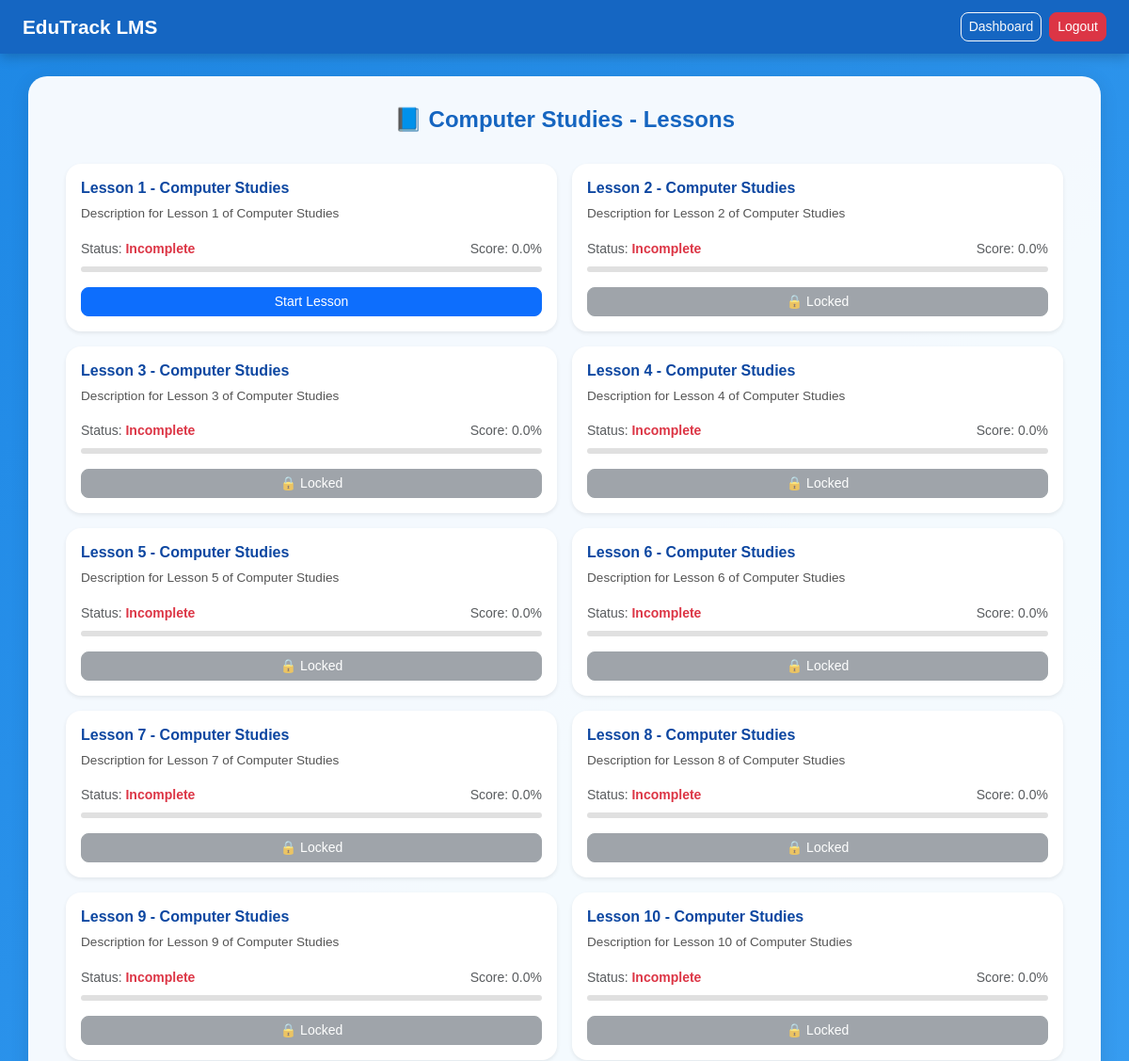
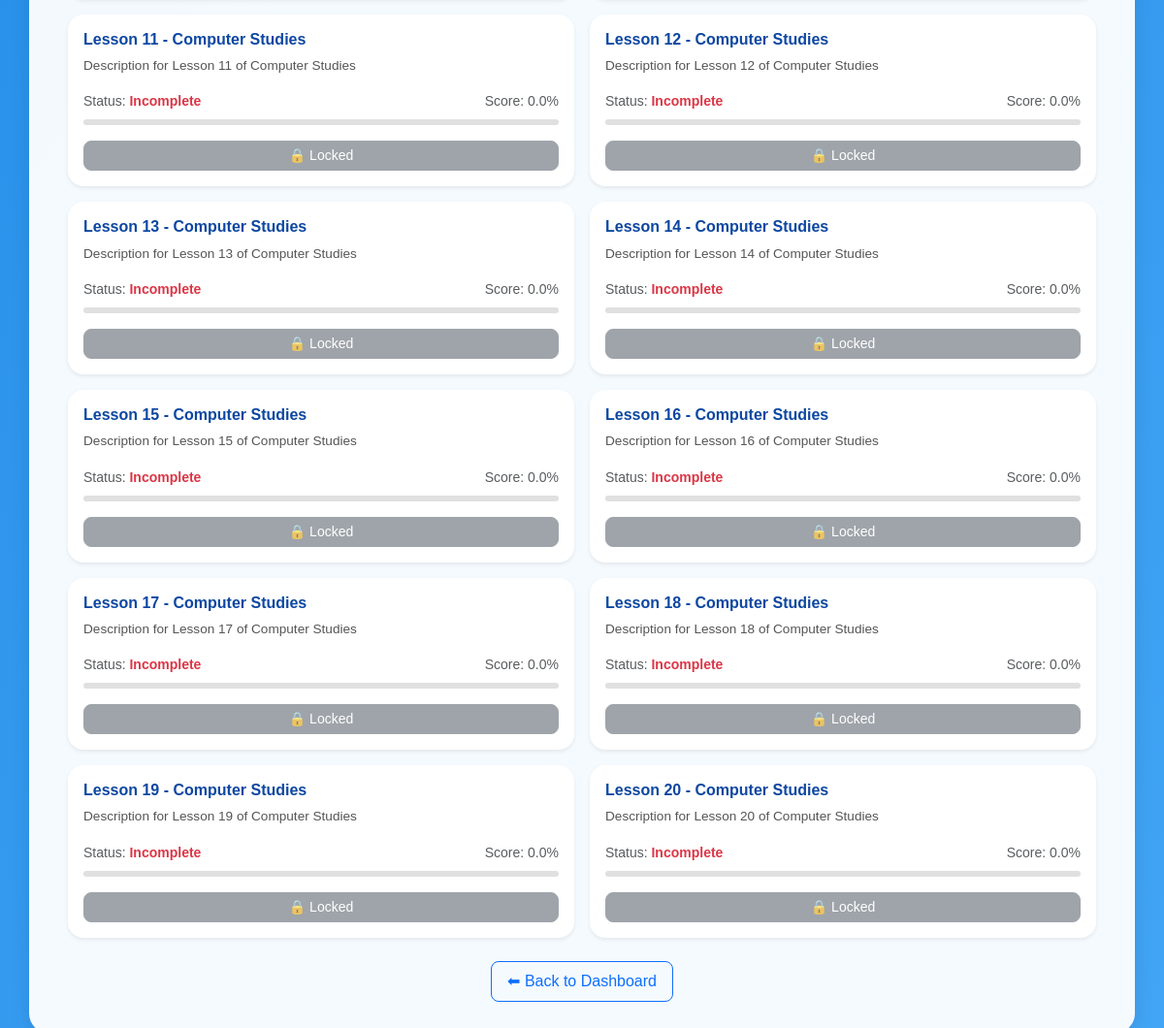
The app's page /subject/3 (signed in) with its own data (2 pictures, top to bottom).
### app.py (models this page shows, shortened)
class Subject(db.Model):
    __tablename__ = 'subjects'
    id = db.Column(db.Integer, primary_key=True)
    name = db.Column(db.String(100), nullable=False)
    grade_id = db.Column(db.Integer, db.ForeignKey('grades.id'), nullable=False)
    grade = db.relationship('Grade', backref=db.backref("subjects", lazy=True))

class Lesson(db.Model):
    __tablename__ = 'lessons'
    id = db.Column(db.Integer, primary_key=True)
    title = db.Column(db.String(200), nullable=False)
    description = db.Column(db.Text)
    video_path = db.Column(db.String(300))
    notes_path = db.Column(db.String(300))
    order = db.Column(db.Integer, nullable=False)
    subject_id = db.Column(db.Integer, db.ForeignKey('subjects.id'), nullable=False)
    subject = db.relationship('Subject', backref=db.backref("lessons", lazy=True))
    is_locked = db.Column(db.Boolean, default=True)

class Progress(db.Model):
    __tablename__ = 'progress'
    id = db.Column(db.Integer, primary_key=True)
    student_id = db.Column(db.Integer, db.ForeignKey('students.id'), nullable=False)
    lesson_id = db.Column(db.Integer, db.ForeignKey('lessons.id'), nullable=False)
    completed = db.Column(db.Boolean, default=False)
    score = db.Column(db.Float, default=0.0)
    unlocked = db.Column(db.Boolean, default=False)
    student = db.relationship('Student', backref=db.backref("progress_records", lazy=True))
    lesson = db.relationship('Lesson', backref=db.backref("progress_records", lazy=True))

### app.py (the view)
@app.route('/subject/<int:subject_id>')
def subject_lessons(subject_id):
    student_id = session.get('student_id')
    if not student_id:
        return redirect(url_for('login'))
    subject = Subject.query.get(subject_id)
    lessons = Lesson.query.filter_by(subject_id=subject_id).order_by(Lesson.order).all()
    lesson_progress = []
    for lesson in lessons:
        progress = Progress.query.filter_by(student_id=student_id, lesson_id=lesson.id).first()
        lesson_progress.append((lesson, progress))
    return render_template('subject_lessons.html', subject=subject, lesson_progress=lesson_progress)

### templates/subject_lessons.html (shortened to what this page needs)
<!DOCTYPE html>
<html lang="en">
<head>
  <link
    href="https://cdn.jsdelivr.net/npm/bootstrap@5.3.0/dist/css/bootstrap.min.css"
    rel="stylesheet">
</head>
<body>
<nav class="navbar navbar-expand-lg navbar-dark">
  <div class="container-fluid px-4">
    <a class="navbar-brand" href="#">EduTrack LMS</a>
    <div class="d-flex flex-wrap gap-2">
      <a href="{{ url_for('dashboard') }}" class="btn btn-outline-light btn-sm">Dashboard</a>
      <a href="{{ url_for('logout') }}" class="btn btn-danger btn-sm">Logout</a>
    </div>
  </div>
</nav>
<div class="container">
  <h2>📘 {{ subject.name }} - Lessons</h2>
  {% if lesson_progress %}
    <div class="row g-3">
      {% for lesson, progress in lesson_progress %}
        <div class="col-md-6 col-sm-12">
          <div class="card shadow-sm h-100">
            <div class="card-body">
              <h5 class="card-title">{{ lesson.title }}</h5>
              <p class="card-text">{{ lesson.description }}</p>
              <div class="d-flex justify-content-between small text-muted flex-wrap">
                <span>Status:
                  {% if progress.completed %}
                    <span class="text-success fw-semibold">Completed</span>
                  {% else %}
                    <span class="text-danger fw-semibold">Incomplete</span>
                  {% endif %}
                </span>
                <span>Score: {{ progress.score }}%</span>
              </div>
              <div class="progress mt-2">
              </div>
              <div class="mt-3">
                {% if progress.unlocked %}
                  <a href="#" class="btn btn-primary btn-sm w-100">Start Lesson</a>
                {% else %}
                  <button class="btn btn-secondary btn-sm w-100" disabled>🔒 Locked</button>
                {% endif %}
              </div>
            </div>
          </div>
        </div>
      {% endfor %}
    </div>
  {% else %}
    <div class="alert alert-info text-center">
      No lessons found for this subject.
    </div>
  {% endif %}
  <div class="text-center">
    <a href="{{ url_for('dashboard') }}" class="btn btn-outline-primary back-btn">⬅ Back to Dashboard</a>
  </div>
</div>
</body>
</html>

### templates/subject_lessons.html (style rules this page uses)
body { font-family: 'Poppins', sans-serif; background: linear-gradient(135deg, #1e88e5, #42a5f5); color: #333; min-height: 100vh; }
.navbar { background-color: rgba(21, 101, 192, 0.95) !important; box-shadow: 0 4px 12px rgba(0,0,0,0.2); }
.navbar-brand { font-weight: 700; font-size: 1.3rem; color: #fff !important; }
.btn-outline-light, .btn-danger { border-radius: 8px; font-weight: 500; }
.container { background: rgba(255, 255, 255, 0.95); border-radius: 20px; padding: 2rem 2.5rem; margin-top: 1.5rem; margin-bottom: 1.5rem; box-shadow: 0 4px 20px rgba(0, 0, 0, 0.1); animation: fadeIn 0.6s ease-in-out; }
h2 { color: #1565c0; font-weight: 700; text-align: center; margin-bottom: 2rem; font-size: 1.5rem; }
.card { border: none; border-radius: 16px; transition: transform 0.3s, box-shadow 0.3s; }
.card-title { color: #0d47a1; font-weight: 600; font-size: 1rem; }
.card-text { font-size: 0.85rem; color: #555; }
.progress { height: 6px; border-radius: 5px; background-color: #e0e0e0; margin-top: 8px; }
.btn-primary, .btn-secondary { border-radius: 8px; font-weight: 500; transition: 0.3s; }
.btn-secondary { opacity: 0.7; }
.back-btn { margin-top: 1.5rem; border-radius: 8px; font-weight: 500; padding: 8px 16px; }

### records on screen
Subject: name "Computer Studies"
Lesson: title "Lesson 1 - Computer Studies", description "Description for Lesson 1 of Computer Studies", score "0.0", shows "Start Lesson"
Lesson: title "Lesson 2 - Computer Studies", description "Description for Lesson 2 of Computer Studies", score "0.0", shows "🔒 Locked"
Lesson: title "Lesson 3 - Computer Studies", description "Description for Lesson 3 of Computer Studies", score "0.0", shows "🔒 Locked"
Lesson: title "Lesson 4 - Computer Studies", description "Description for Lesson 4 of Computer Studies", score "0.0", shows "🔒 Locked"
Lesson: title "Lesson 5 - Computer Studies", description "Description for Lesson 5 of Computer Studies", score "0.0", shows "🔒 Locked"
Lesson: title "Lesson 6 - Computer Studies", description "Description for Lesson 6 of Computer Studies", score "0.0", shows "🔒 Locked"
Lesson: title "Lesson 7 - Computer Studies", description "Description for Lesson 7 of Computer Studies", score "0.0", shows "🔒 Locked"
Lesson: title "Lesson 8 - Computer Studies", description "Description for Lesson 8 of Computer Studies", score "0.0", shows "🔒 Locked"
Lesson: title "Lesson 9 - Computer Studies", description "Description for Lesson 9 of Computer Studies", score "0.0", shows "🔒 Locked"
Lesson: title "Lesson 10 - Computer Studies", description "Description for Lesson 10 of Computer Studies", score "0.0", shows "🔒 Locked"
Lesson: title "Lesson 11 - Computer Studies", description "Description for Lesson 11 of Computer Studies", score "0.0", shows "🔒 Locked"
Lesson: title "Lesson 12 - Computer Studies", description "Description for Lesson 12 of Computer Studies", score "0.0", shows "🔒 Locked"
Lesson: title "Lesson 13 - Computer Studies", description "Description for Lesson 13 of Computer Studies", score "0.0", shows "🔒 Locked"
Lesson: title "Lesson 14 - Computer Studies", description "Description for Lesson 14 of Computer Studies", score "0.0", shows "🔒 Locked"
Lesson: title "Lesson 15 - Computer Studies", description "Description for Lesson 15 of Computer Studies", score "0.0", shows "🔒 Locked"
Lesson: title "Lesson 16 - Computer Studies", description "Description for Lesson 16 of Computer Studies", score "0.0", shows "🔒 Locked"
Lesson: title "Lesson 17 - Computer Studies", description "Description for Lesson 17 of Computer Studies", score "0.0", shows "🔒 Locked"
Lesson: title "Lesson 18 - Computer Studies", description "Description for Lesson 18 of Computer Studies", score "0.0", shows "🔒 Locked"
Lesson: title "Lesson 19 - Computer Studies", description "Description for Lesson 19 of Computer Studies", score "0.0", shows "🔒 Locked"
Lesson: title "Lesson 20 - Computer Studies", description "Description for Lesson 20 of Computer Studies", score "0.0", shows "🔒 Locked"
